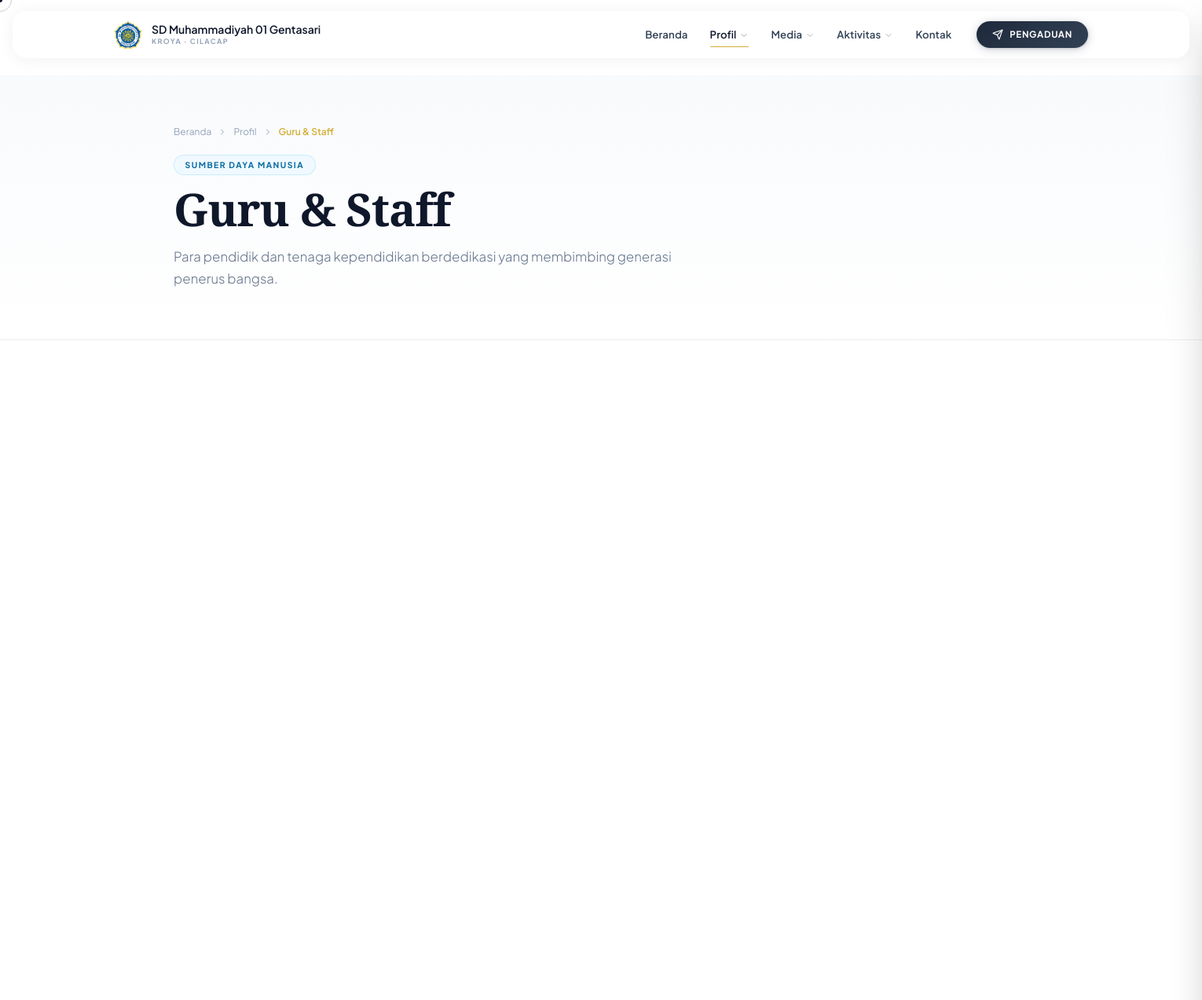
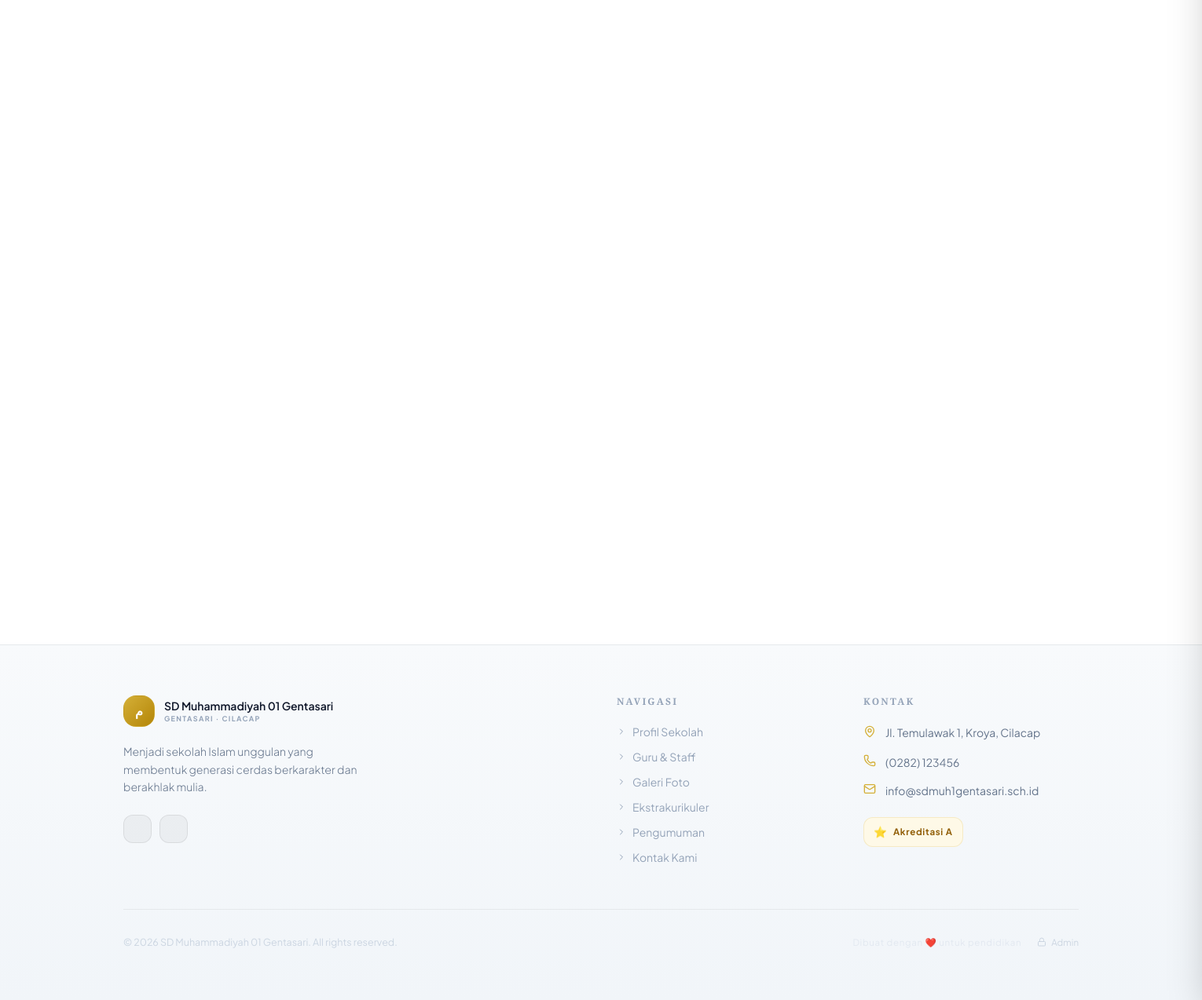
The app's page /pages/profile/guru-staff.php with its own data (2 pictures, top to bottom).
### tables this page shows
CREATE TABLE `school_profile`  (
  `id` int(10) UNSIGNED NOT NULL AUTO_INCREMENT,
  `school_name` varchar(200) NOT NULL,
  `npsn` varchar(20) NULL DEFAULT NULL,
  `address` text NULL,
  `village` varchar(100) NULL DEFAULT NULL,
  `district` varchar(100) NULL DEFAULT NULL,
  `city` varchar(100) NULL DEFAULT NULL,
  `province` varchar(100) NULL DEFAULT NULL,
  `postal_code` varchar(10) NULL DEFAULT NULL,
  `phone` varchar(30) NULL DEFAULT NULL,
  `email` varchar(120) NULL DEFAULT NULL,
  `website` varchar(200) NULL DEFAULT NULL,
  `logo` varchar(255) NULL DEFAULT NULL,
  `hero_image` varchar(255) NULL DEFAULT NULL,
  `visi` text NULL,
  `misi` text NULL,
  `sejarah` longtext NULL,
  `akreditasi` varchar(10) NULL DEFAULT NULL,
  `tahun_berdiri` year NULL DEFAULT NULL,
  `facebook` varchar(200) NULL DEFAULT NULL,
  `instagram` varchar(200) NULL DEFAULT NULL,
  `youtube` varchar(200) NULL DEFAULT NULL,
  `maps_embed` text NULL,
  `updated_at` timestamp(0) NOT NULL DEFAULT current_timestamp(0) ON UPDATE CURRENT_TIMESTAMP(0),
  PRIMARY KEY (`id`) USING BTREE
);

### includes/header.php (shortened to what the rows shown need)
<?php
require_once ROOT_PATH . '/config.php';
$pageTitle     = $pageTitle     ?? APP_NAME;
$activePage    = $activePage    ?? '';
$pageHeroTitle = $pageHeroTitle ?? $pageTitle;
try {
    $profileData = db()->query("SELECT * FROM school_profile LIMIT 1")->fetch() ?: [];
    $logoSrc     = !empty($profileData['logo']) ? UPLOAD_URL . 'logos/' . $profileData['logo'] : null;
    $siteName    = $profileData['school_name'] ?? APP_NAME;
    $desa        = $profileData['district'] ?? 'Kroya';
    $kota        = $profileData['city'] ?? 'Cilacap';
    $schoolAddress = $desa . ' · ' . $kota;
} catch (Exception $e) {
    $profileData = [];
    $logoSrc     = null;
    $siteName    = APP_NAME;
    $schoolAddress = '';
    $tahunBerdiri  = '1962';
}
?>
<!DOCTYPE html>
<html lang="id" class="scroll-smooth">
<head>
    <script src="https://cdn.tailwindcss.com"></script>
    <link rel="stylesheet" href="<?= APP_URL ?>/assets/css/light3d.css">
</head>
<body class="light-mode bg-white overflow-x-hidden">
<nav id="navbar" class="navbar-light transition-all duration-300">
    <div class="max-w-7xl mx-auto px-4 sm:px-5">
        <div class="flex items-center justify-between" style="height:58px; transition: height .3s cubic-bezier(.22,1,.36,1);">
            <a href="<?= APP_URL ?>/index.php" class="flex items-center gap-3 group flex-shrink-0">
                <?php if ($logoSrc): ?>
                    <img src="<?= $logoSrc ?>" alt="Logo <?= e($siteName) ?>"
                         class="w-9 h-9 object-contain group-hover:scale-105 transition-transform duration-200">
                <?php endif; ?>
                <div class="hidden sm:block">
                    <div class="text-sm font-semibold leading-tight" style="color:#0f172a;"><?= e($siteName) ?></div>
                    <div class="text-[9px] tracking-widest uppercase font-bold" style="color:#94a3b8; letter-spacing:.15em;"><?= e($schoolAddress) ?></div>
                </div>
            </a>
        </div>
    </div>
</nav>
<div class="page-wrapper <?= $activePage === 'beranda' ? '' : 'pt-20 md:pt-24' ?>">
<?php if ($activePage !== 'beranda'): ?>
<section class="page-hero-light relative overflow-hidden py-16">
    <div class="max-w-6xl mx-auto px-4 sm:px-6 lg:px-8 relative z-10">
        <h1 class="font-display font-bold mb-4"
            style="font-size:clamp(2.2rem, 5vw, 3.6rem); line-height:1.08; letter-spacing:-0.02em; color:#0f172a;
                   opacity:0; animation:fadeUp .7s .15s ease forwards;">
            <?= e($pageHeroTitle) ?>
        </h1>
    </div>
</section>
<?php endif; ?>

### includes/footer.php (shortened to what the rows shown need)
<?php
$siteName = $profileData['school_name'] ?? APP_NAME;
?>
<footer class="footer-light">
    <div class="max-w-7xl mx-auto px-4 sm:px-6 lg:px-8 py-16">
        <div class="grid md:grid-cols-2 lg:grid-cols-4 gap-10">
            <div class="lg:col-span-2">
                <div class="flex items-center gap-3 mb-5">
                    <div>
                        <div class="text-sm font-semibold" style="color:#0f172a;"><?= e($siteName) ?></div>
                        <div class="text-[9px] tracking-widest uppercase font-bold" style="color:#94a3b8; letter-spacing:.15em;">
                            Gentasari · Cilacap
                        </div>
                    </div>
                </div>
            </div>
            <div>
                <ul class="space-y-4">
                    <?php if (!empty($profileData['address'])): ?>
                    <li class="flex gap-3 text-sm" style="color:#64748b;">
                        <i data-lucide="map-pin" class="w-4 h-4 flex-shrink-0 mt-0.5" style="color:#d4af37;"></i>
                        <span class="leading-relaxed">
                            <?= e($profileData['address'].', '.($profileData['district']??'').', '.($profileData['city']??'')) ?>
                        </span>
                    </li>
                    <?php endif; ?>
                    <?php if (!empty($profileData['phone'])): ?>
                    <li class="flex gap-3 text-sm" style="color:#64748b;">
                        <i data-lucide="phone" class="w-4 h-4 flex-shrink-0" style="color:#d4af37;"></i>
                        <a href="tel:<?= e($profileData['phone']) ?>" class="hover:text-gray-800 transition-colors">
                            <?= e($profileData['phone']) ?>
                        </a>
                    </li>
                    <?php endif; ?>
                    <?php if (!empty($profileData['email'])): ?>
                    <li class="flex gap-3 text-sm" style="color:#64748b;">
                        <i data-lucide="mail" class="w-4 h-4 flex-shrink-0" style="color:#d4af37;"></i>
                        <a href="mailto:<?= e($profileData['email']) ?>" class="hover:text-gray-800 transition-colors">
                            <?= e($profileData['email']) ?>
                        </a>
                    </li>
                    <?php endif; ?>
                </ul>
            </div>
        </div>
        <div class="mt-14 pt-8 flex flex-col sm:flex-row items-center justify-between gap-4"
             style="border-top:1px solid rgba(0,0,0,0.06);">
            <p style="color:#cbd5e1; font-size:.78rem;">
                &copy; <?= date('Y') ?> <?= e($siteName) ?>. All rights reserved.
            </p>
            <div class="flex items-center gap-5">
                <span style="font-size:.72rem; color:#e2e8f0; letter-spacing:.06em;">
                </span>
                <a href="<?= APP_URL ?>/admin/login.php"
                   class="flex items-center gap-1.5 transition-colors"
                   style="color:#cbd5e1; font-size:.72rem;"
                   onmouseover="this.style.color='#94a3b8'" onmouseout="this.style.color='#cbd5e1'">
                </a>
            </div>
        </div>
    </div>
</footer>
</div>
</body>
</html>

### records on screen
school_profile: logo (picture), school_name "SD Muhammadiyah 01 Gentasari", schoolAddress "KROYA · CILACAP", address+district+city "Jl. Temulawak 1, Kroya, Cilacap", phone "(0282) 123456", email "info@sdmuh1gentasari.sch.id"

### other values on screen
$label "Profil"
$label "Media"
$label "Aktivitas"
$breadcrumbParent "Profil"
$pageTitle "Guru & Staff"
$pageHeroLabel "SUMBER DAYA MANUSIA"
$pageHeroTitle "Guru & Staff"
$pageHeroSub "Para pendidik dan tenaga kependidikan berdedikasi yang membimbing generasi penerus bangsa."
$l[1] "Profil Sekolah"
$l[1] "Guru & Staff"
$l[1] "Galeri Foto"
$l[1] "Ekstrakurikuler"
$l[1] "Pengumuman"
$l[1] "Kontak Kami"
